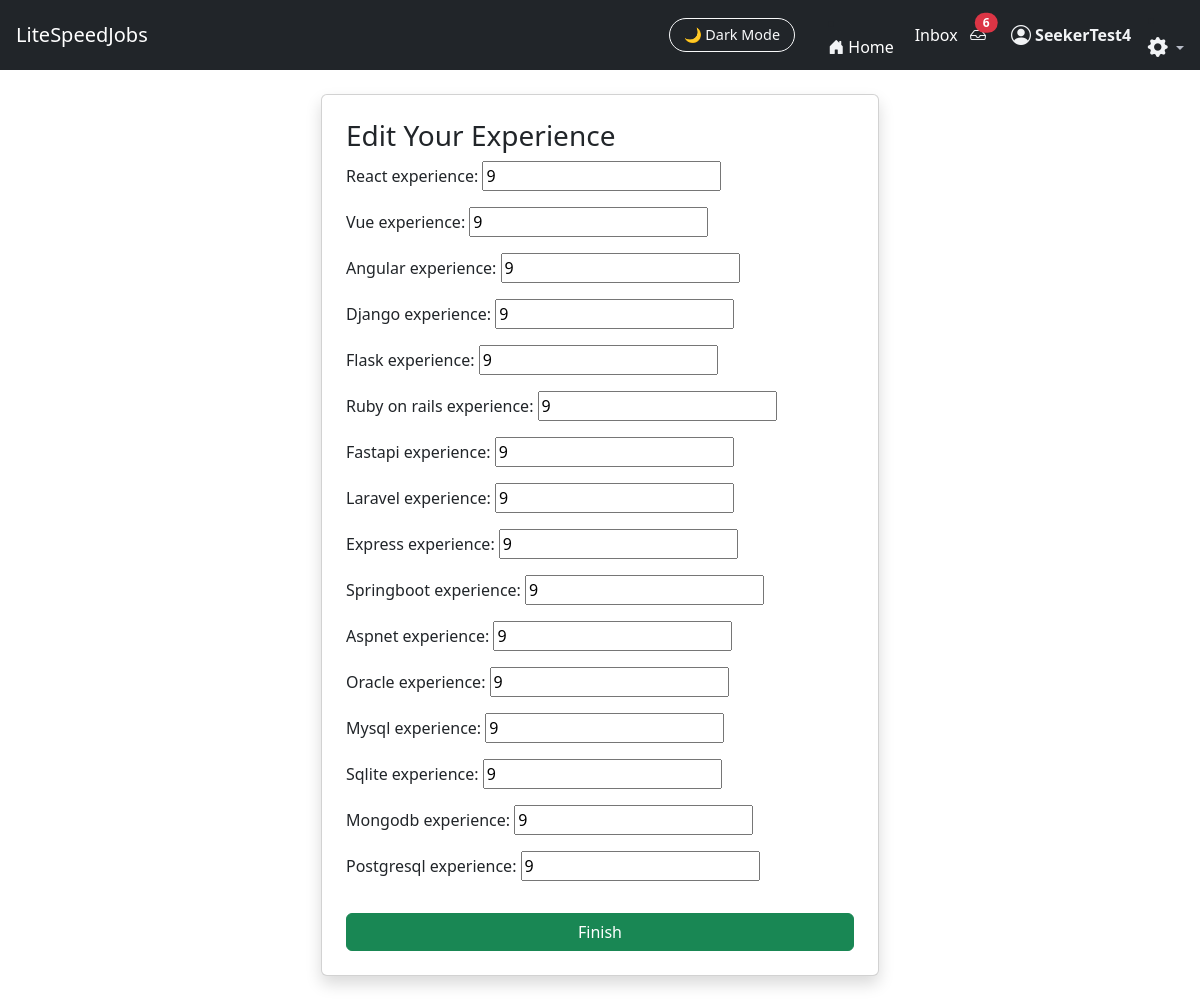
The page /JobFinder_app/seeker_form3/ (signed in) on the database its author committed.
### JobFinder_app/models.py (models this page shows, shortened)
class SeekerModelThree(models.Model):
    user = models.OneToOneField(User, on_delete=models.CASCADE)
    react_experience = models.IntegerField(default=0)
    vue_experience = models.IntegerField(default=0)
    angular_experience = models.IntegerField(default=0)
    django_experience = models.IntegerField(default=0)
    flask_experience = models.IntegerField(default=0)
    ruby_on_rails_experience = models.IntegerField(default=0)
    fastapi_experience = models.IntegerField(default=0)
    laravel_experience = models.IntegerField(default=0)
    express_experience = models.IntegerField(default=0)
    springboot_experience = models.IntegerField(default=0)
    aspnet_experience = models.IntegerField(default=0)
    oracle_experience = models.IntegerField(default=0)
    mysql_experience = models.IntegerField(default=0)
    sqlite_experience = models.IntegerField(default=0)
    mongodb_experience = models.IntegerField(default=0)
    postgresql_experience = models.IntegerField(default=0)

### JobFinder_app/views.py (the view)
# urls.py: path("seeker_form3/", views.seeker_form_three, name="seeker_form3"),
@login_required
def seeker_form_three(request):
    instance, _ = SeekerModelThree.objects.get_or_create(user=request.user)
    if request.method == "POST":
        form = SeekerFormThree(request.POST, instance=instance)
        if form.is_valid():
            form.save()
            return redirect("seeker_dashboard")
    else:
        form = SeekerFormThree(instance=instance)
    return render(request, "JobFinder_app/seeker_form3.html", {
        "form": form,
        "edit_mode": True,
    })

### JobFinder_app/forms.py
class SeekerFormThree(ModelForm):
    class Meta:
        model = SeekerModelThree
        exclude = ('user',)
        fields = '__all__'

### JobFinder_app/context_processors.py (called while the page is built)
def unread_message_count(request):
    if request.user.is_authenticated:
        return {
            "unread_count": Message.objects.filter(
                receiver=request.user,
                is_read=False
            ).count()
        }
    return {}

### JobFinder_app/templates/JobFinder_app/seeker_form3.html (shortened to what this page needs)
{% extends "JobFinder_app/base.html" %}
{% block content %}
<div class="col-md-6 mx-auto">
    <div class="card shadow p-4">
        <h3>
            {% if edit_mode %}
                Edit Your Experience
            {% else %}
                Add Your Experience
            {% endif %}
        </h3>
        <form method="POST">
            {{ form.as_p }}
            <button class="btn btn-success w-100 mt-3">Finish</button>
        </form>
    </div>
</div>
{% endblock %}

### JobFinder_app/templates/JobFinder_app/base.html (shortened to what this page needs)
<!DOCTYPE html>
<html lang="en" data-theme="light">
<head>
    <link href="https://cdn.jsdelivr.net/npm/bootstrap@5.3.2/dist/css/bootstrap.min.css" rel="stylesheet">
    <link href="https://cdn.jsdelivr.net/npm/bootstrap-icons@1.11.1/font/bootstrap-icons.css" rel="stylesheet">
</head>
<body>
{% load message_tags %}
<nav class="navbar navbar-expand-lg navbar-dark bg-dark px-3">
    <a class="navbar-brand" href="/">LiteSpeedJobs</a>
    <div class="ms-auto d-flex align-items-center">
        <button id="darkModeToggle" class="btn btn-outline-light ms-3">
            🌙 Dark Mode
        </button>&nbsp;&nbsp;&nbsp;&nbsp;&nbsp;&nbsp;&nbsp;&nbsp;
        <li class="nav-item">
            <a class="nav-link d-flex align-items-center home-link"
            href="{% url 'landing' %}">
                <i class="bi bi-house-door-fill me-1 nav-icon"></i>
                <span class="d-none d-md-inline">Home</span>&nbsp;&nbsp;&nbsp;&nbsp;&nbsp;
            </a>
        </li>
        {% if user.is_authenticated %}
        <a href="{% url 'inbox_pro' %}" class="nav-link d-flex align-items-center home-link">Inbox</a>&nbsp;&nbsp;&nbsp;
        <a href="{% url 'inbox_pro' %}" class="nav-link position-relative">
            <i class="bi bi-inbox"></i>
            {% if unread_count and unread_count > 0 %}
                <span id="unreadBadge"
                    class="position-absolute top-0 start-100 translate-middle badge rounded-pill bg-danger">
                    {{ unread_count }}
                </span>
            {% endif %}
        </a>
        {% else %}
        <li class="nav-item">
            <a href="{% url 'login' %}" class="nav-link">
                <i class="bi bi-inbox"></i>
            </a>
        </li>
        {% endif %}&nbsp;&nbsp;&nbsp;&nbsp;&nbsp;&nbsp;
        {% if request.user.is_authenticated %}
            <a href="{% url 'role_redirect' %}"
                class="nav-link d-flex align-items-center gap-1 user-link">
                <i class="bi bi-person-circle nav-icon fs-5"></i>
             <span class="d-none d-md-inline">
                 <strong>{{ request.user.username }}</strong>&nbsp;&nbsp;&nbsp;&nbsp;
            </span>
        {% endif %}
        <li class="nav-item dropdown ">
            <a class="nav-link dropdown-toggle p-0 account_dropdown"
            style="color:var(--ls-dark-muted)"
            href="#"
            id="settingsDropdown"
            role="button"
            data-bs-toggle="dropdown"
            aria-expanded="false"
            data-bs-placement="bottom"
            title="Account settings">
                <i class="bi bi-gear-fill fs-5 text-white"></i>
            </a>
        </li>
    </div>
</nav>
<div class="container py-4">
    {% block content %}{% endblock %}
</div>
</body>
</html>

### JobFinder_app/templates/JobFinder_app/base.html (style rules this page uses)
:root { --ls-bg: #ffffff; --ls-bg-card: #f7f9fc; --ls-text: #141414; --ls-text-muted: #555; --ls-border: #e4e7ec; --ls-icon-color: #f1f3f5; --chat-bg: #fffffff5; --chat-panel-bg: #f8f9fa; --chat-border: #dee2e6; --chat-text: #212529; --chat-muted: #6c757d; --bubble-sent-bg: #0d6efd; --bubble-sent-text: #ffffff; --bubble-received-bg: #e9ecef; --bubble-received-text: #212529; --account-settings: #9de3f4; --ls-primary: #4dabf7; --ls-dark-bg: #0e1116; --ls-dark-bg-card: #1a1d24; --ls-dark-border: #2b2e36; --ls-dark-text: #f1f3f7; --ls-dark-muted: #b7bcc7; }
body { transition: background 0.3s ease, color 0.3s ease; }
.navbar { transition: background 0.3s ease; }
.card { transition: background 0.3s ease, border 0.3s ease; }
.btn { transition: background 0.25s ease, color 0.25s ease, border 0.25s ease; }
.navbar .nav-link i, .navbar .inbox-icon { color: var(--ls-icon-color) !important; transition: color 0.2s ease; }
.user-link .nav-icon, .user-link span { color: var(--ls-icon-color); transition: color 0.2s ease; font-weight: 500; }
.home-link, .home-link i { color: #ffffff !important; }
.bi-gear-fill { transition: transform 0.3s ease; }
.account_dropdown { color: var(--account-settings); }
#darkModeToggle { font-size: 0.9rem; border-radius: 25px; padding: 5px 14px; cursor: pointer; }

### rows shown on the page
SeekerModelThree: react_experience "9", vue_experience "9", angular_experience "9", django_experience "9", flask_experience "9", ruby_on_rails_experience "9", fastapi_experience "9", laravel_experience "9", express_experience "9", springboot_experience "9", aspnet_experience "9", oracle_experience "9", mysql_experience "9", sqlite_experience "9", mongodb_experience "9", postgresql_experience "9"

### other values the page prints
{{ unread_count }} "6"
{{ request.user.username }} "SeekerTest4"
